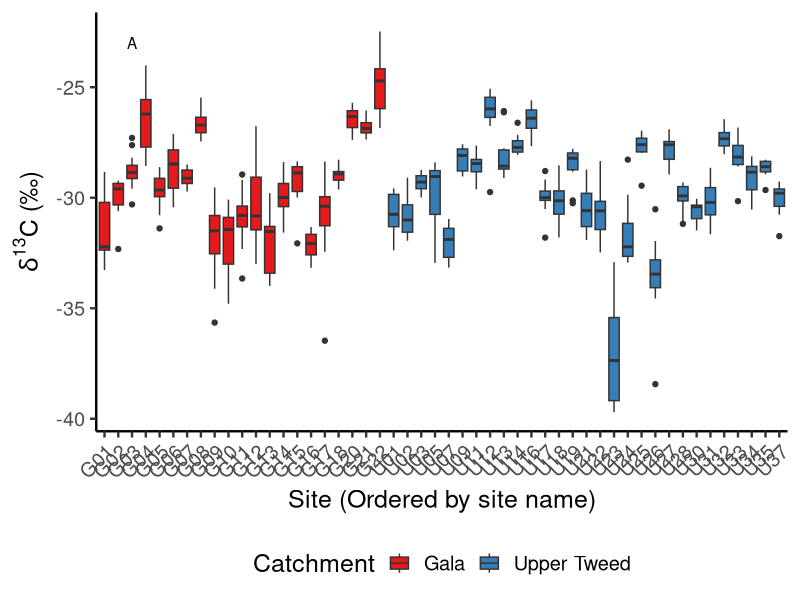
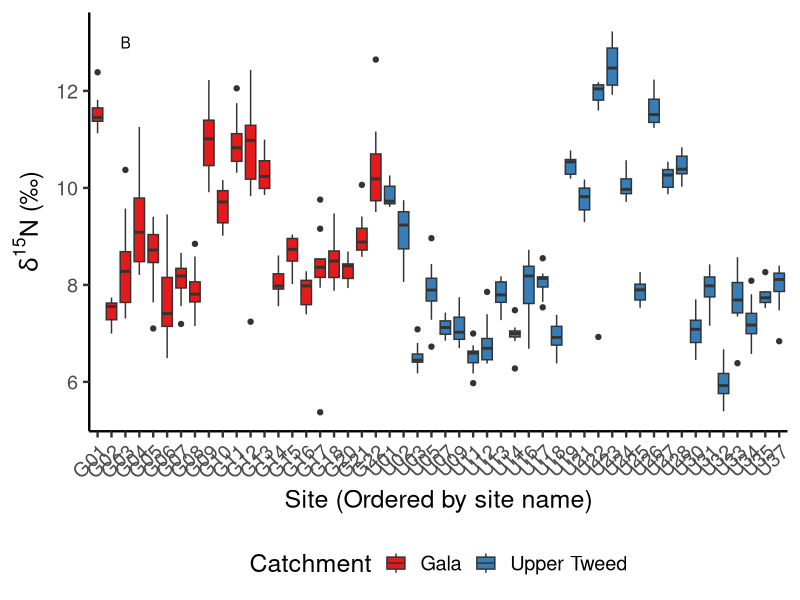
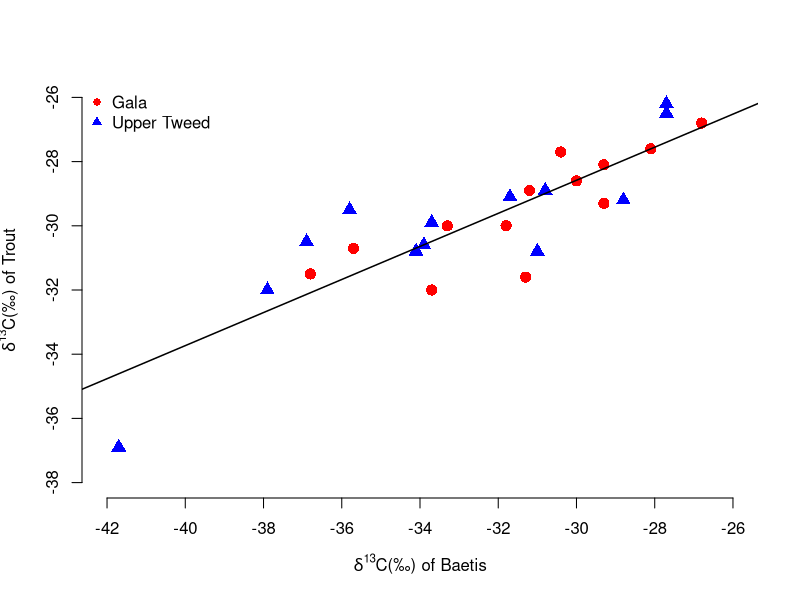

Write the R code that produced these figures, in order.

# Results section 3.1 -----------------------------------------------------

library(ggplot2)

# load data files

site_isotope_data<-read.csv("site_isotope_data.csv", 
                            stringsAsFactors = TRUE)
trout_baetis_data <- read.csv("trout_baetis_data.csv", 
                              stringsAsFactors = TRUE)

# Between-site isotope comparison -----------------------------------------

# Comparison of medians

kruskal.test(d13C~Site, data=site_isotope_data)
kruskal.test(d15N~Site, data=site_isotope_data)

# Figures

# Create Fig 3a
trout_c_plot <- ggplot(site_isotope_data, aes(x = Site, y = d13C, 
                                              fill = Catchment)) +
  geom_boxplot() +
  theme_classic(base_size = 18) +
  theme(
    text = element_text(size = 18),
    axis.text.x = element_text(angle = 45, hjust = 1),
    legend.position = "bottom")+
  ylab(expression(paste(delta^{13}, "C (\u2030)"))) +
  xlab("Site (Ordered by site name)") +
  labs(fill = "Catchment") +
  scale_fill_brewer(palette = "Set1")+
  annotate("text", x=3, y=-23, label= "A") 
trout_c_plot


# Create Fig 3b
trout_n_plot <- ggplot(site_isotope_data, aes(x = Site, y = d15N, 
                                              fill = Catchment)) +
  geom_boxplot() +
  theme_classic(base_size = 18) +
  theme(
    text = element_text(size = 18),
    axis.text.x = element_text(angle = 45, hjust = 1),
    legend.position = "bottom")+
  ylab(expression(paste(delta^{15}, "N (\u2030)"))) +
  xlab("Site (Ordered by site name)") +
  labs(fill = "Catchment") +
  scale_fill_brewer(palette = "Set1")+
  annotate("text", x=3, y=13, label= "B") 
trout_n_plot

# Trout-Baetis isotope comparison -----------------------------------------

# Linear model analysis
m1 <- lm(Trout.Average.d13C~Baetis.d13C, data=trout_baetis_data)
summary(m1)

# Assessing between catchment variation
t.test(Trout.Average.d13C~Catchment, data=trout_baetis_data)
t.test(Baetis.d13C~Catchment, data=trout_baetis_data)


# Create Figure 4
shapes <- c( 16, 17)
colors <- c("red", "blue")

plot(Trout.Average.d13C ~ Baetis.d13C, data=trout_baetis_data, 
     ylab = expression(paste(delta^{13}, "C(\u2030) of Trout") ), 
     xlab = expression(paste(delta^{13}, "C(\u2030) of Baetis") ),
     pch = shapes,
     col=colors,
     cex = 1.5,
     lwd = 2,
     bty="n",
     xlim=c(-42, -26),
     ylim=c(-38, -26),
     xaxt="n")
axis(side = 1, at = seq(-42, -26, by = 2))
legend("topleft", legend = sort(unique(trout_baetis_data$Catchment)), 
       pch = shapes, col = colors, 
       bg = "transparent",bty="n")
abline(m1, lwd=1.5, col="black")
